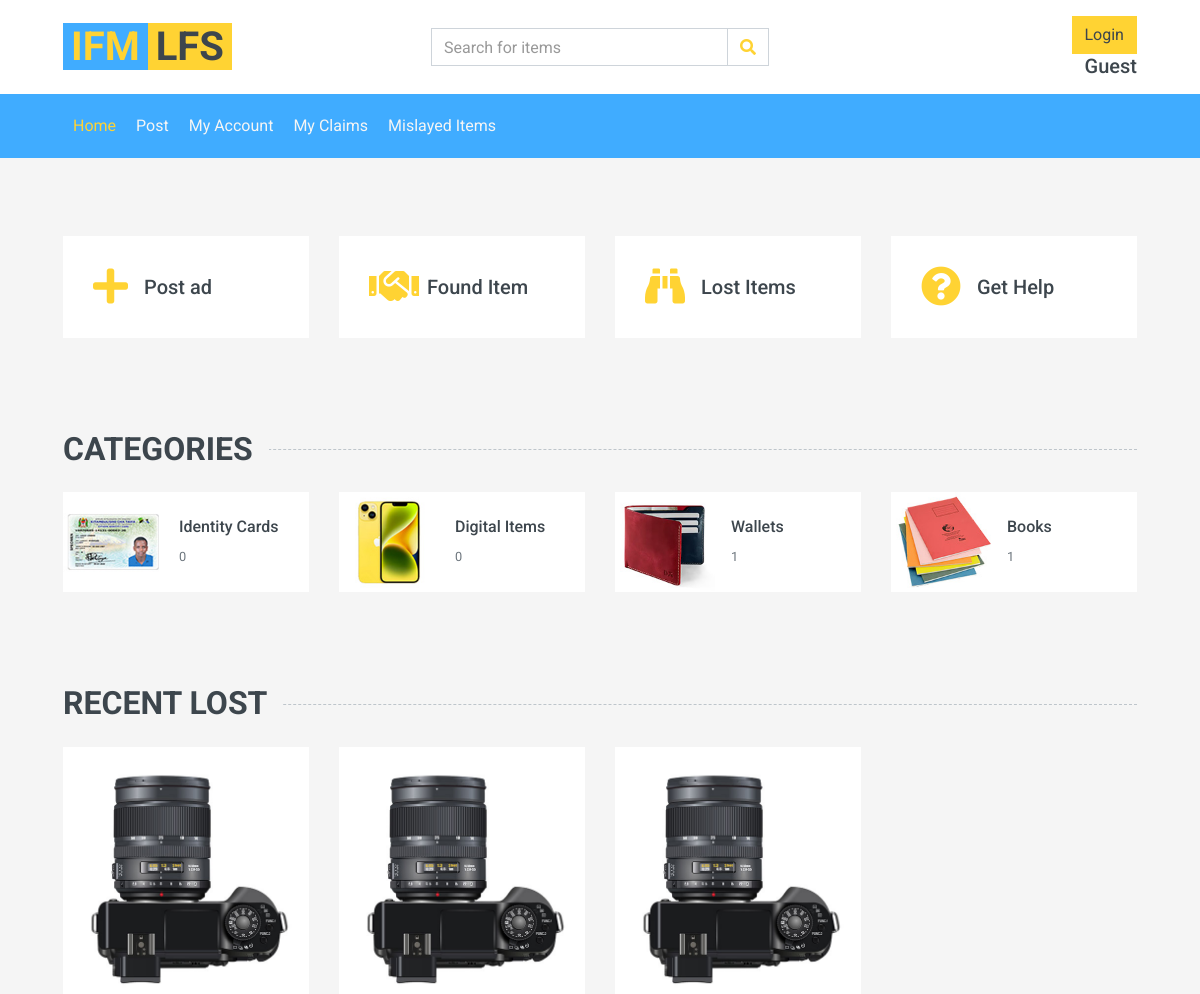
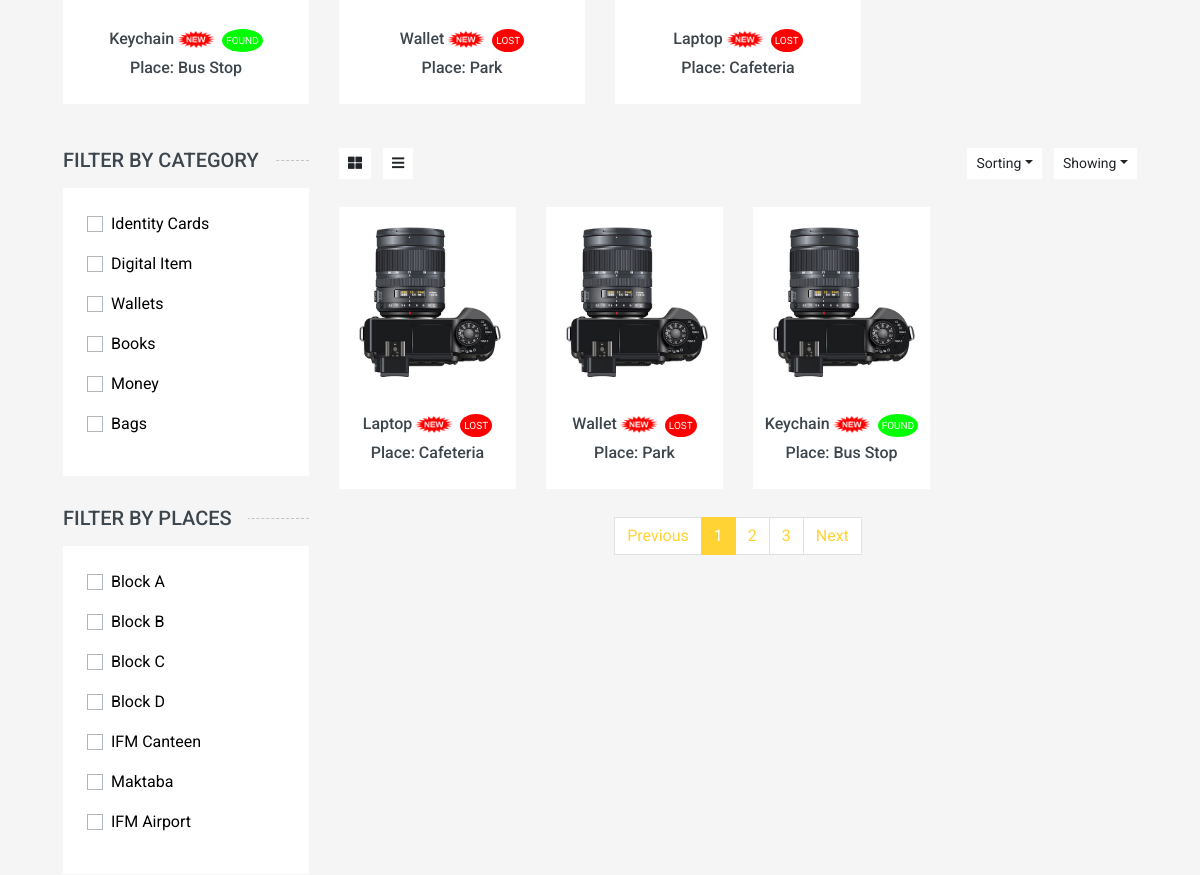
Before: / (upper part) with the older database file (2 pictures, top to bottom).
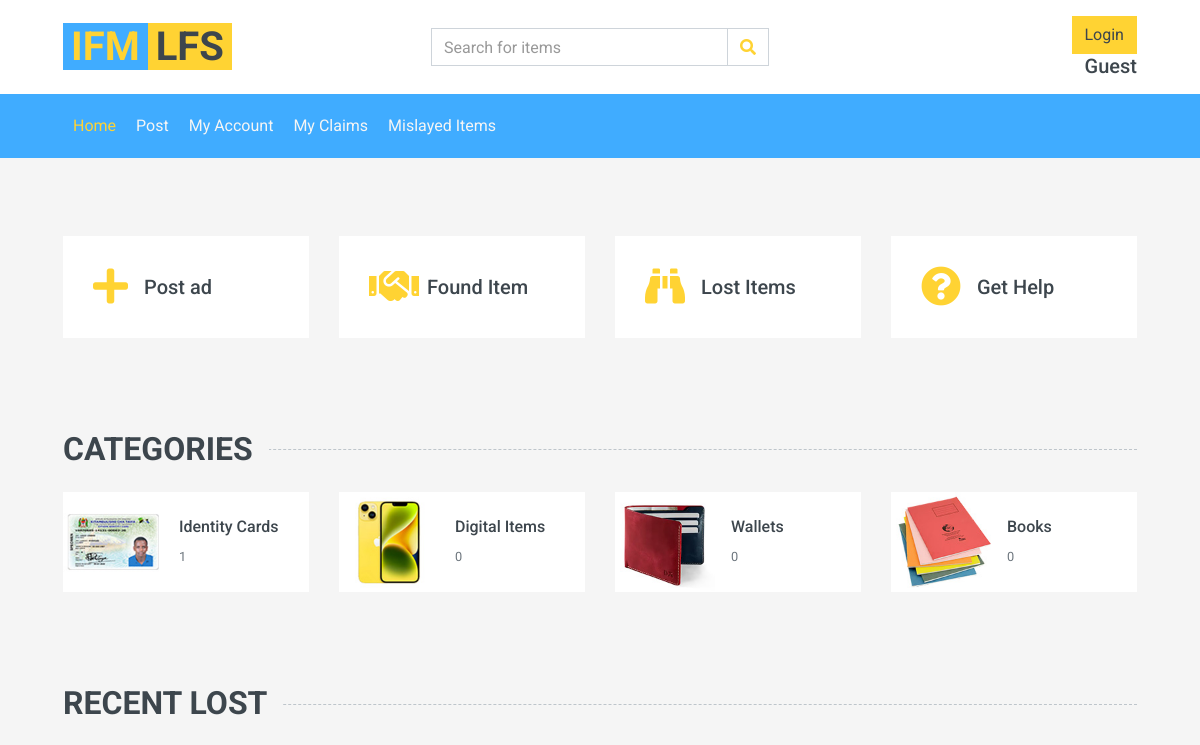
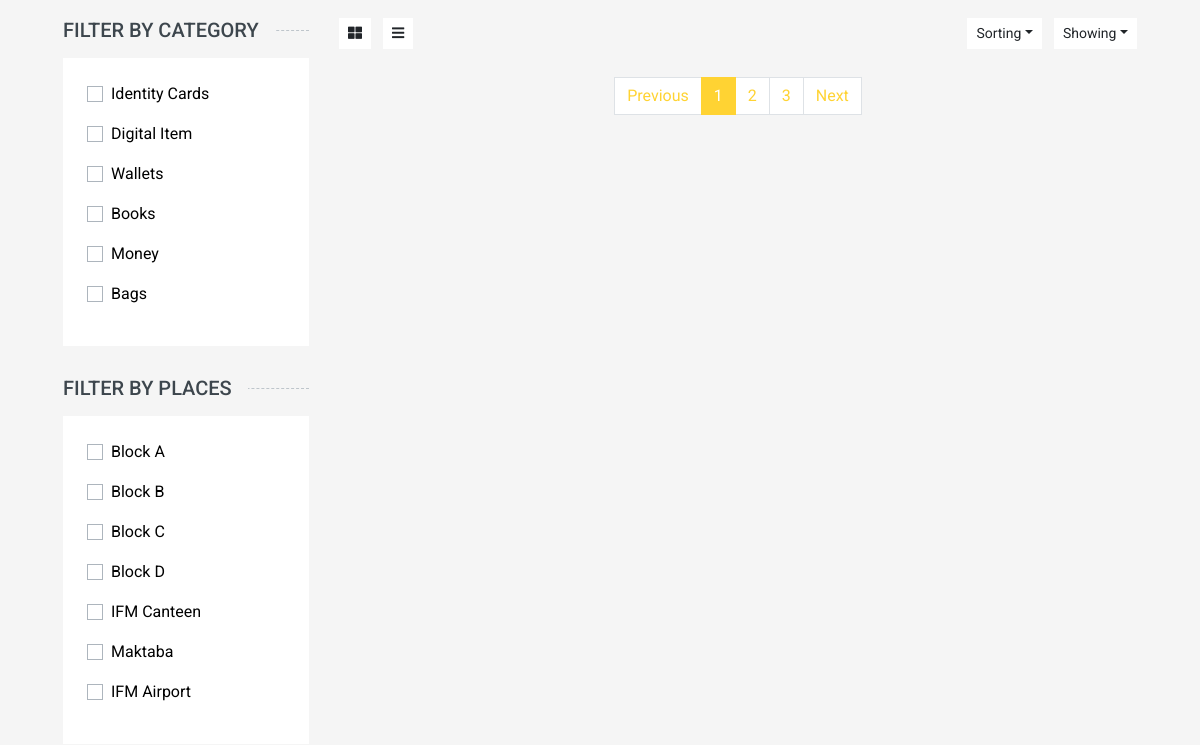
After: the same page with the newer database file (2 pictures, top to bottom).
### tables this page shows
CREATE TABLE `items` (
  `item_id` int(11) NOT NULL AUTO_INCREMENT,
  `item_name` varchar(255) DEFAULT NULL,
  `category` varchar(255) DEFAULT NULL,
  `description` varchar(255) DEFAULT NULL,
  `postedby` int(11) DEFAULT NULL,
  `location_found` varchar(255) DEFAULT NULL,
  `location_lost` varchar(255) DEFAULT NULL,
  `date_found` varchar(255) DEFAULT NULL,
  `date_lost` varchar(255) DEFAULT NULL,
  `owner_name` varchar(255) DEFAULT NULL,
  `owner_contact` varchar(255) DEFAULT NULL,
  `claimed` tinyint(1) DEFAULT 0,
  `foundby` int(11) DEFAULT NULL,
  `type` varchar(255) DEFAULT NULL,
  `claimed_by` int(11) DEFAULT NULL,
  `status` int(11) DEFAULT 0,
  `claimed_date` date DEFAULT NULL,
  `image` varchar(255) DEFAULT NULL,
  PRIMARY KEY (`item_id`),
  KEY `postedby` (`postedby`),
  KEY `claimed_by` (`claimed_by`),
  KEY `foundby` (`foundby`),
  CONSTRAINT `items_ibfk_1` FOREIGN KEY (`postedby`) REFERENCES `users` (`id`),
  CONSTRAINT `items_ibfk_2` FOREIGN KEY (`claimed_by`) REFERENCES `users` (`id`),
  CONSTRAINT `items_ibfk_3` FOREIGN KEY (`foundby`) REFERENCES `users` (`id`)
);

CREATE TABLE `categories` (
  `id` int(11) NOT NULL AUTO_INCREMENT,
  `category_name` varchar(50) NOT NULL,
  `link` varchar(50) NOT NULL,
  PRIMARY KEY (`id`)
);

CREATE TABLE `places` (
  `id` int(11) NOT NULL AUTO_INCREMENT,
  `place_name` varchar(50) NOT NULL,
  PRIMARY KEY (`id`)
);

### index.php (the view, shortened to what the changed rows need)
<!DOCTYPE html>
<html lang="en">
<head>
    <link href="https://cdnjs.cloudflare.com/ajax/libs/font-awesome/5.10.0/css/all.min.css" rel="stylesheet">
    <link href="lib/animate/animate.min.css" rel="stylesheet">
    <link href="lib/owlcarousel/assets/owl.carousel.min.css" rel="stylesheet">
    <link href="css/style.css" rel="stylesheet">
</head>
<body>
    <div class="container-fluid pt-5">
        <div class="row px-xl-5 pb-3">
            <div class="col-lg-3 col-md-6 col-sm-12 pb-1">
                <div class="d-flex align-items-center bg-light mb-4" style="padding: 30px;">
                    <a href="post.php"><h1 class="fa fa-plus text-primary m-0 mr-3"></h1></a>
                </div>
            </div>
            <div class="col-lg-3 col-md-6 col-sm-12 pb-1">
                <div class="d-flex align-items-center bg-light mb-4" style="padding: 30px;">
                    <a href="items.php?sorterfound=Found"><h1 class="fa fa-handshake text-primary m-0 mr-2"></h1></a>
                </div>
            </div>
            <div class="col-lg-3 col-md-6 col-sm-12 pb-1">
                <div class="d-flex align-items-center bg-light mb-4" style="padding: 30px;">
                <a href="items.php?sorterfound=Lost"><h1 class="fas fa-binoculars text-primary m-0 mr-3"></h1></a>
                </div>
            </div>
            <div class="col-lg-3 col-md-6 col-sm-12 pb-1">
                <div class="d-flex align-items-center bg-light mb-4" style="padding: 30px;">
                    <a href="help.php"><h1 class="fa fa-question-circle text-primary m-0 mr-3"></h1></a>
                </div>
            </div>
        </div>
    </div>
    <div class="container-fluid pt-5">
        <h2 class="section-title position-relative text-uppercase mx-xl-5 mb-4"><span class="bg-secondary pr-3">Categories</span></h2>
        <div class="row px-xl-5 pb-3">
            <div class="col-lg-3 col-md-4 col-sm-6 pb-1">
                <a class="text-decoration-none" href="">
                    <div class="cat-item img-zoom d-flex align-items-center mb-4">
                        <div class="flex-fill pl-3">
                            <h6>Identity Cards</h6>
                            <?php
                            include 'helpers/dbcon.inc.php';
                            $sql = "SELECT COUNT(item_id) AS count FROM items WHERE category = 'Identity Cards'";
                            $result = $conn->query($sql);
                            if($result)
                                $row = $result->fetch_assoc();
                                $count = $row['count'];
                                echo '<small class="text-body">'.$count.'</small>';
                            ?>
                        </div>
                    </div>
                </a>
            </div>
                            <?php
                            include 'helpers/dbcon.inc.php';
                            $sql = "SELECT COUNT(item_id) AS count FROM items WHERE category = 'Digital Item'";
                            $result = $conn->query($sql);
                            if($result)
                                $row = $result->fetch_assoc();
                            ?>
            <div class="col-lg-3 col-md-4 col-sm-6 pb-1">
                <a class="text-decoration-none" href="">
                    <div class="cat-item img-zoom d-flex align-items-center mb-4">
                        <div class="flex-fill pl-3">
                            <h6>Wallets</h6>
                            <?php
                            include 'helpers/dbcon.inc.php';
                            $sql = "SELECT COUNT(item_id) AS count FROM items WHERE category = 'Wallets'";
                            $result = $conn->query($sql);
                            if($result)
                                $row = $result->fetch_assoc();
                                $count = $row['count'];
                                echo '<small class="text-body">'.$count.'</small>';
                            ?>
                        </div>
                    </div>
                </a>
            </div>
            <div class="col-lg-3 col-md-4 col-sm-6 pb-1">
                <a class="text-decoration-none" href="">
                    <div class="cat-item img-zoom d-flex align-items-center mb-4">
                        <div class="flex-fill pl-3">
                            <h6>Books</h6>
                             <?php
                            include 'helpers/dbcon.inc.php';
                            $sql = "SELECT COUNT(item_id) AS count FROM items WHERE category = 'Books'";
                            $result = $conn->query($sql);
                            if($result)
                                $row = $result->fetch_assoc();
                                $count = $row['count'];
                                echo '<small class="text-body">'.$count.'</small>';
                            ?>
                        </div>
                    </div>
                </a>
            </div>
        </div>
    </div>
    <div class="container-fluid pt-5 pb-3">
        <h2 class="section-title position-relative text-uppercase mx-xl-5 mb-4"><span class="bg-secondary pr-3">Recent Lost</span></h2>
        <div class="row px-xl-5">
        <?php
        include 'helpers/dbcon.inc.php';
        $query = "SELECT * FROM items WHERE status != 1 ORDER BY item_id DESC LIMIT 4";
        $res = $conn->query($query);
        while($row = mysqli_fetch_assoc($res)){
            $badg = '';
            if($row["type"] === 'Found'){
                $badg = '<span class="found-badge">Found</span>';
            }else if($row["type"] === 'Lost'){
                $badg = '<span class="lost-badge">Lost</span>';
            }
            echo '<div class="col-lg-3 col-md-4 col-sm-6 pb-1">
                <div class="product-item bg-light mb-4">
                    <div class="product-img position-relative overflow-hidden">
                        <img class="img-fluid w-100" src="' . $row["image"] .' " alt="">
                        <div class="product-action">
                            <a class="btn btn-outline-dark btn-square" href="detail.php?id='.$row["item_id"].'"><i class="fa fa-search"></i></a>
                        </div>
                    </div>
                    <div class="text-center py-4">
                        <a class="h6 text-decoration-none text-truncate" href="">' . $row["item_name"] .'<img src="img/new_flash.gif" width="44px" height="33px"> </a>'.$badg.'<br>
                        <a class="h6 text-decoration-none text-truncate" href="">' . 'Place: '.$row["location_found"] .' </a>
                    </div>
                </div>
            </div>';
        }
            ?>
        </div>
    </div>
    <div class="container-fluid">
        <div class="row px-xl-5">
            <div class="col-lg-3 col-md-4">
                <div class="bg-light p-4 mb-30">
                    <form>
                    <?php
                    include 'helpers/dbcon.inc.php';
                    $query = "SELECT * FROM categories";
                    $res = $conn->query($query);
                    while($row = mysqli_fetch_assoc($res)){
                        $category_name = $row['category_name'];
                        echo "<div class='custom-control custom-checkbox d-flex align-items-center justify-content-between mb-3'>
                        <a href='items.php?sortedby=$category_name' style='color:black'><p class='custom-control-label' for='price-all'>$category_name</p></a>
                        </div>";
                    }
                    ?>
                    </form>
                </div>
                <div class="bg-light p-4 mb-30">
                    <form>
                    <?php
                    include 'helpers/dbcon.inc.php';
                    $query = "SELECT * FROM places";
                    $res = $conn->query($query);
                    while($row = mysqli_fetch_assoc($res)){
                        $place = $row['place_name'];
                        echo "<div class='custom-control custom-checkbox d-flex align-items-center justify-content-between mb-3'>
                        <a href='items.php?sortedbyplace=$place' style='color:black'><p class='custom-control-label' for='price-all'>$place</p></a>
                        </div>";
                    }
                    ?>
                    </form>
                </div>
            </div>
            <div class="col-lg-9 col-md-8">
                <div class="row pb-3">
                    <?php
        include 'helpers/dbcon.inc.php';
        $page = isset($_GET['page']) ? $_GET['page'] : 1;
        $itemsPerPage = 8;
        $offset = ($page - 1) * $itemsPerPage;
        $query = "SELECT * FROM items WHERE status != 1 LIMIT $itemsPerPage OFFSET $offset";
        $res = $conn->query($query);
        while($row = mysqli_fetch_assoc($res)){
            $badg = '';
            if($row["type"] === 'Found'){
                $badg = '<span class="found-badge">Found</span>';
            }else if($row["type"] === 'Lost'){
                $badg = '<span class="lost-badge">Lost</span>';
            }
            echo '<div class="col-lg-3 col-md-4 col-sm-6 pb-1">
                <div class="product-item bg-light mb-4">
                    <div class="product-img position-relative overflow-hidden">
                        <img class="img-fluid w-100" src="' . $row["image"] .' " alt="">
                        <div class="product-action">
                            <a class="btn btn-outline-dark btn-square" href="detail.php?id='.$row["item_id"].'"><i class="fa fa-search"></i></a>
                        </div>
                    </div>
                    <div class="text-center py-4">
                        <a class="h6 text-decoration-none text-truncate" href="">' . $row["item_name"] .'<img src="img/new_flash.gif" width="44px" height="33px"> </a>'.$badg.'<br>
                        <a class="h6 text-decoration-none text-truncate" href="">' . 'Place: '.$row["location_found"] .' </a>
                    </div>
                </div>
            </div>';
        }
            ?>
                </div>
            </div>
        </div>
    </div>
</body>
</html>

Changed rows visible on the page:
removed items: image (picture), item_name "Keychain", type "FOUND", location_found "Bus Stop"
removed items: image (picture), item_name "Wallet", type "LOST", location_found "Park"
removed items: image (picture), item_name "Laptop", type "LOST", location_found "Cafeteria"
Other visible differences:
$count: "0" → "1"
$count: "1" → "0"
